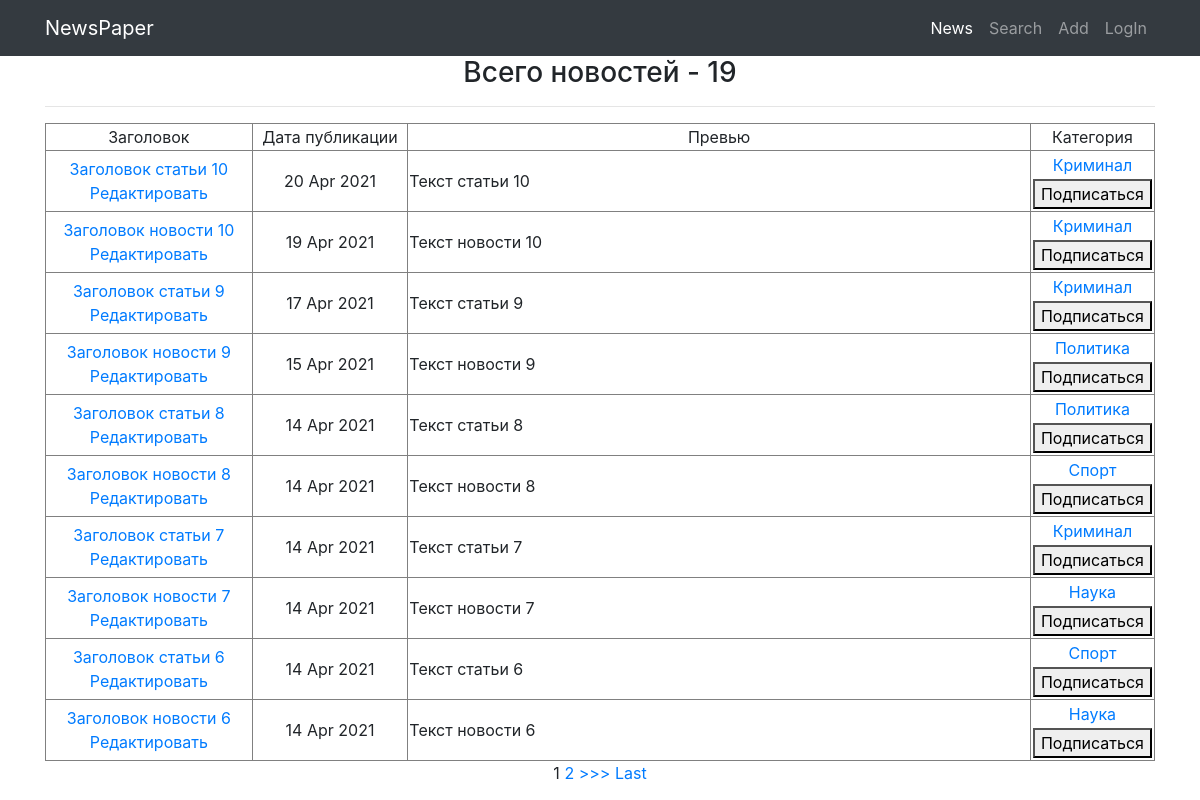
The app's page /, older data.
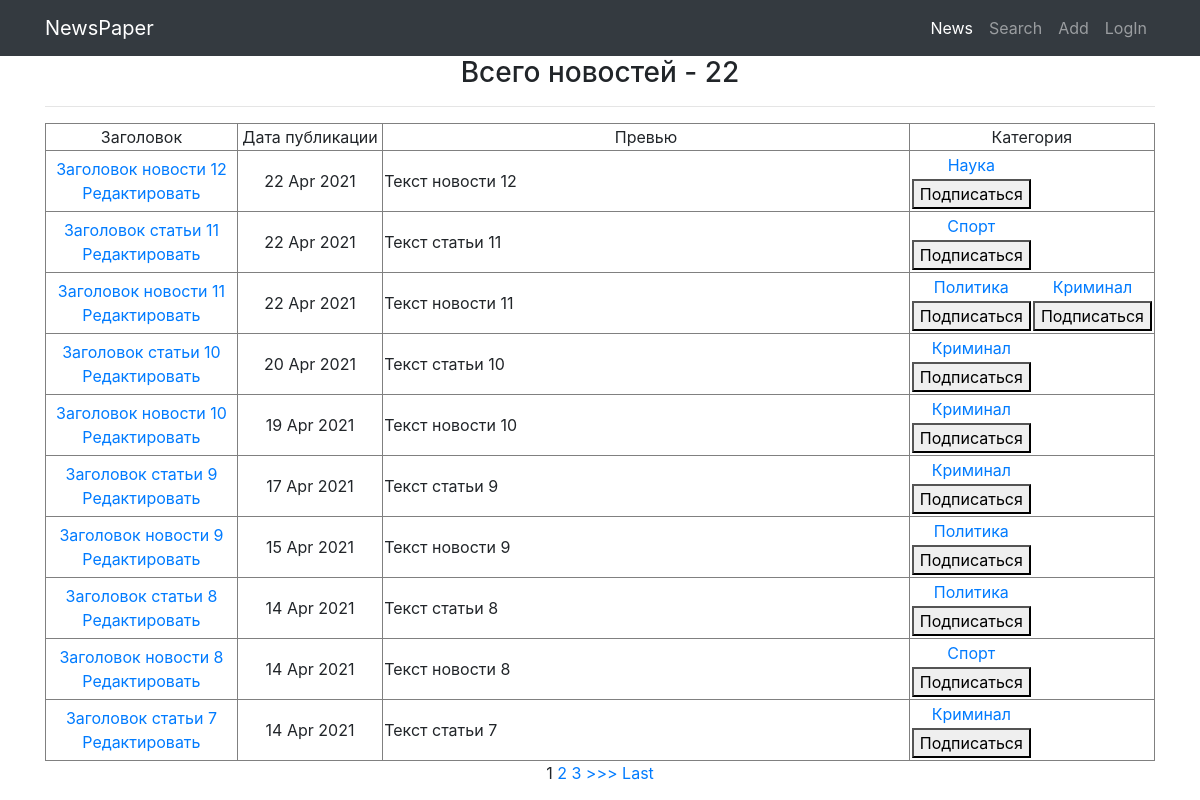
The same page, newer data.
### NewsPaperApp/models.py (models this page shows, shortened)
class Post(models.Model):
    news = 'Новость'
    article = 'Статья'
    Posts = [(news, 'Новость'), (article, 'Статья')]
    author = models.ForeignKey(Author, on_delete=models.CASCADE,
                               verbose_name='Автор', blank=True,
                               null=True)
    post_type = models.CharField(max_length=30, choices=Posts,
                                 default='select', verbose_name='Тип')
    post_datetime = models.DateTimeField(auto_now_add=True)
    post_category = models.ManyToManyField(Category, through='PostCategory', verbose_name='Категория')
    post_title = models.CharField(max_length=255, verbose_name='Заголовок')
    post_content = models.TextField(verbose_name='Содержание')
    post_rating = models.IntegerField(default=0)

class Category(models.Model):
    category_name = models.CharField(max_length=50, unique=True)
    subscribers = models.ManyToManyField(User,
                                         verbose_name='Подписчики',
                                         blank=True)

### NewsPaperApp/views.py (the view)
# urls.py: path('', cache_page(60*1)(NewsList.as_view())),
class NewsList(ListView):
    model = Post  # указываем модель, объекты которой мы будем выводить
    template_name = 'news.html'  # указываем имя шаблона, в котором будет
    context_object_name = 'news'  # это имя списка, в котором будут лежать
    queryset = Post.objects.order_by('-post_datetime')
    paginate_by = 10
    def get_context_data(self, **kwargs):
        context = super().get_context_data(**kwargs)
        context['post_count'] = len(Post.objects.all())
        return context

### NewsPaperApp/templatetags/censor.py (called while the page is built)
@register.filter(name='censor')
def censor(value):
    censored_words = ['слово1', 'слово2']
    if isinstance(value, str):
        censored_list = value.split(' ')
        for cl_index, cl_value in enumerate(censored_list):
            for c_word in censored_words:
                if c_word in cl_value.lower():
                    len_dif = len(c_word) - len(cl_value) - 1
                    censored_list[cl_index] = cl_value[0] + '.' * (len(c_word) - 2) + cl_value[len_dif:]
        return ' '.join(censored_list)
    else:
        raise ValueError(f'Фильтр <censor> можно применить только к объекту типа <str>')

### NewsPaperApp/templatetags/group_list.py (called while the page is built)
@register.filter(name='group_list')
def group_list(user):
    return list(user.groups.all().values_list('name', flat = True))

### NewsPaperApp/templatetags/subscribers_list.py (called while the page is built)
@register.filter(name='subscribers_list')
def subscribers_list(category):
    return list(category.subscribers.all().values_list('username', flat=True))

### templates/news.html (shortened to what this page needs)
{% extends 'flatpages/default.html' %}
{% load censor %}
{% load group_list %}
{% load subscribers_list %}
{% block content %}
    <h3>Всего новостей - {{ post_count }}</h3>
    <hr>
    {% if news %}
        <table border="1">
            <tr>
                <td width="20%">
                    Заголовок
                </td>
                <td width="15%">
                    Дата публикации
                </td>
                <td width="100%">
                    Превью
                </td>
                <td width="30%">
                    Категория
                </td>
            </tr>
        {% for news_id in news %}
            <tr bordercolor="red">
                <td>
                    <table>
                        <tr>
                            <a href="{% url 'news' news_id.id %}">{{ news_id.post_title|censor }}</a><br>
                        </tr>
                        <tr>
                            <a href="{% url 'news_edit' news_id.id %}">Редактировать </a>
                        </tr>
                    </table>
                </td>
                <td>
                    {{ news_id.post_datetime|date:'d M Y' }}
                </td>
                <td align="left ">
                    {{ news_id.post_content|censor|truncatechars:20 }}<br>
                </td>
                <td>
                    <table>
                        <tr>
                            {% for category in news_id.post_category.all %}
                                <td>
                                    <a href="{% url 'news_category' category.id %}">{{ category.category_name }}</a>
                                </td>
                            {% endfor %}
                        </tr>
                        <tr>
                            {% for category in news_id.post_category.all %}
                                <td>
                                    {% if user.username in category|subscribers_list %}
                                        <form action="{% url 'subscribe' category.pk %}" method="POST">
                                            {% csrf_token%}
                                            <button type="submit" name="category_id" value="{{ category.id }}">Отписаться</button>
                                        </form>
                                    {% else %}
                                        <form action="{% url 'subscribe' category.pk %}" method="POST">
                                            <button type="submit" name="category_id" value="{{ category.id }}">Подписаться</button>
                                        </form>
                                    {% endif %}
                                </td>
                            {% endfor %}
                        </tr>
                    </table>
                </td>
            </tr>
        {% endfor %}
        </table>
        {% if is_paginated %}
            {% for num in page_obj.paginator.page_range %}
                {% if page_obj.number == num %}
                    <a>{{ num }}</a>
                {% elif num > page_obj.number|add:'-3' and num < page_obj.number|add:'3' %}
                    <a href="?page={{ num }}">{{ num }}</a>
                {% endif %}
            {% endfor %}
            {% if page_obj.has_next %}
                <a href="?page={{ page_obj.next_page_number }}">>>></a>
                <a href="?page={{ page_obj.paginator.num_pages }}">Last</a>
            {% endif %}
        {% endif %}
    {% else %}
        <h2>Новостей нет!</h2>
    {% endif %}
{% endblock content %}

Row changes from the older to the newer data that the page shows:
no longer on this page (row unchanged): Post: post_title|censor "Заголовок новости 7", post_datetime "14 Apr 2021", post_content|censor "Текст новости 7", Category (category_name "Наука", {{ category.id }} 3 (drawn))
no longer on this page (row unchanged): Post: post_title|censor "Заголовок статьи 6", post_datetime "14 Apr 2021", post_content|censor "Текст статьи 6", Category (category_name "Спорт", {{ category.id }} 1 (drawn))
no longer on this page (row unchanged): Post: post_title|censor "Заголовок новости 6", post_datetime "14 Apr 2021", post_content|censor "Текст новости 6", Category (category_name "Наука", {{ category.id }} 3 (drawn))
added Post: post_title|censor "Заголовок новости 12", post_datetime "22 Apr 2021", post_content|censor "Текст новости 12", Category (category_name "Наука", {{ category.id }} 3 (drawn))
added Post: post_title|censor "Заголовок статьи 11", post_datetime "22 Apr 2021", post_content|censor "Текст статьи 11", Category (category_name "Спорт", {{ category.id }} 1 (drawn))
added Post: post_title|censor "Заголовок новости 11", post_datetime "22 Apr 2021", post_content|censor "Текст новости 11", Category (category_name "Политика", {{ category.id }} 2 (drawn)), Category (category_name "Криминал", {{ category.id }} 4 (drawn))
Text that changed along with them:
{{ post_count }}: "19" → "22"
new list line: "3"
